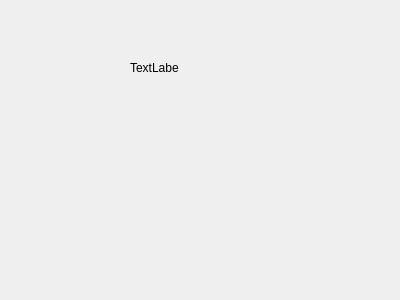
<?xml version="1.0" encoding="UTF-8"?>
<ui version="4.0">
 <class>Form</class>
 <widget class="QWidget" name="Form">
  <property name="geometry">
   <rect>
    <x>0</x>
    <y>0</y>
    <width>400</width>
    <height>300</height>
   </rect>
  </property>
  <property name="windowTitle">
   <string>Form</string>
  </property>
  <widget class="QLabel" name="imageLabel">
   <property name="geometry">
    <rect>
     <x>130</x>
     <y>60</y>
     <width>49</width>
     <height>16</height>
    </rect>
   </property>
   <property name="text">
    <string>TextLabel</string>
   </property>
  </widget>
 </widget>
 <resources/>
 <connections/>
</ui>
